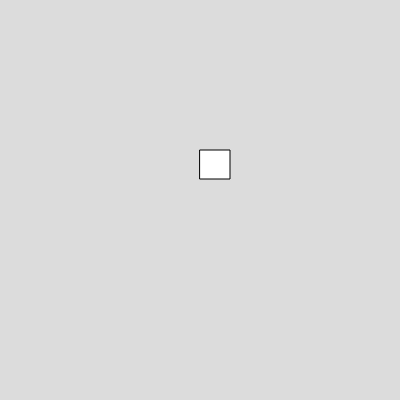
Frame 1 (no input)
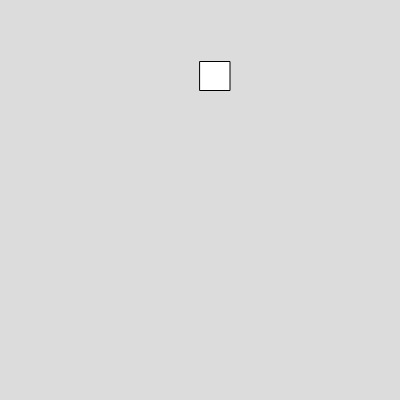
Frame 60 (no input)
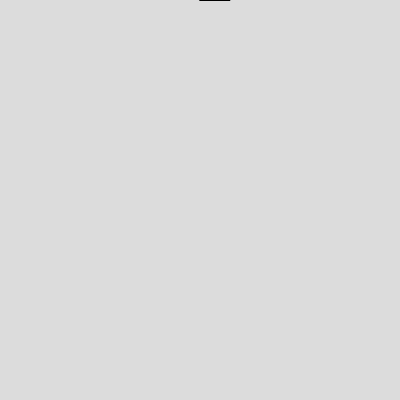
Frame 120 (the mouse pressed at the canvas centre since frame 60)

The p5.js sketch that drew these frames (run headless with seeded random() and noise() and a simulated clock; from frame 60 on, the mouse is pressed at the canvas centre):

// p5.js sketch
// ── sketch.js
var box1
function setup() 
{
  createCanvas(400, 400);
  box1 = new Box(200,150,30,29,3,1.5);
}

function draw() 
{
  background(220);
  box1.show()
  box1.moveUp()
}


// ── box.js
class Box
  {
    constructor(x,y,w,h,vx,vy)
    {
      this.x =x;
      this.y =y;
      this.w =w;
      this.h = h;
      this.vx = vx;
      this.vy = vy;
    }
    
    show()
    {
      rect(this.x,this.y,this.w,this.h)
    }
    
    move()
    {
      this.x = this.x + this.vx;
    }
    moveUp(){
      this.y = this.y - this.vy
    }
  }

  
